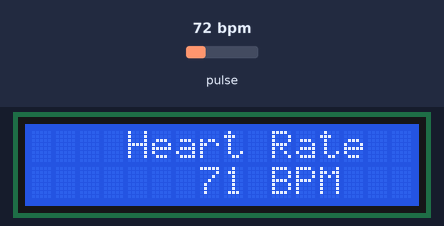
Recording of a sketch running on a simulated Arduino Uno, built with avr-gcc and run on an emulated ATmega328P. On the bench: 16×2 character LCD. The test bench sets the inputs (shaded band); at power-on: pulse 72 bpm. What the sketch prints to the serial monitor is not drawn.

Above: at 1.2 s.
1.3 s: pulse set to 100 bpm
At 3.4 s:
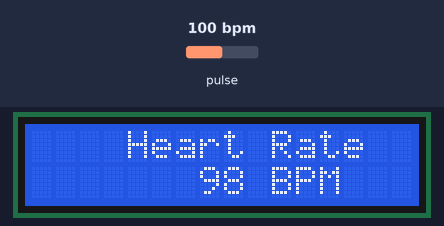
3.5 s: pulse set to 42 bpm
At 5.9 s:
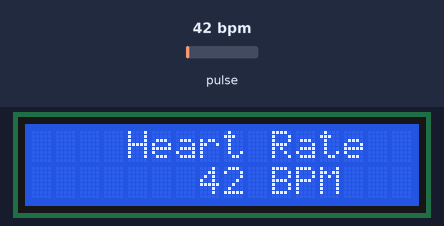
6.2 s: pulse set to 158 bpm
At 9.1 s:
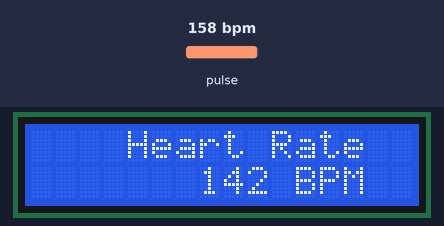
Timing chart, 0 to 10.6 s (numbered marks = the images above; inputs shaded):
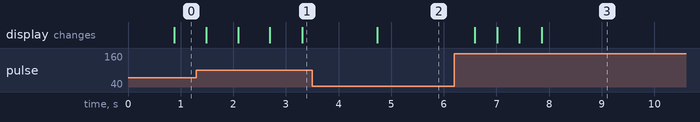

The sketch:

heart_beat_sensor_IOT.ino
```cpp
/*
  Optical Heart Rate Detection (PBA Algorithm) using the MAX30105 Breakout
  By: Nathan Seidle @ SparkFun Electronics
  Date: October 2nd, 2016
  https://github.com/sparkfun/MAX30105_Breakout

  This is a demo to show the reading of heart rate or beats per minute (BPM) using
  a Penpheral Beat Amplitude (PBA) algorithm.

  It is best to attach the sensor to your finger using a rubber band or other tightening
  device. Humans are generally bad at applying constant pressure to a thing. When you
  press your finger against the sensor it varies enough to cause the blood in your
  finger to flow differently which causes the sensor readings to go wonky.

  Hardware Connections (Breakoutboard to Arduino):
  -5V = 5V (3.3V is allowed)
  -GND = GND
  -SDA = A4 (or SDA)
  -SCL = A5 (or SCL)
  -INT = Not connected

  The MAX30105 Breakout can handle 5V or 3.3V I2C logic. We recommend powering the board with 5V
  but it will also run at 3.3V.
*/

#include <Wire.h>
#include "MAX30105.h"
#include <LiquidCrystal_I2C.h>

#include "heartRate.h"

MAX30105 particleSensor;
LiquidCrystal_I2C lcd(0x27, 16, 2);  // set the LCD address to 0x27 for a 16 chars and 2 line display

const byte RATE_SIZE = 4;  //Increase this for more averaging. 4 is good.
byte rates[RATE_SIZE];     //Array of heart rates
byte rateSpot = 0;
long lastBeat = 0;  //Time at which the last beat occurred

float beatsPerMinute;
int beatAvg;

void setup() {
  lcd.init();
  lcd.backlight();
  Serial.begin(115200);
  Serial.println("Initializing...");

  // Initialize sensor
  if (!particleSensor.begin(Wire, I2C_SPEED_FAST))  //Use default I2C port, 400kHz speed
  {
    Serial.println("MAX30105 was not found. Please check wiring/power. ");

    while (1)
      ;
  }
  Serial.println("Place your index finger on the sensor with steady pressure.");

  particleSensor.setup();                     //Configure sensor with default settings
  particleSensor.setPulseAmplitudeRed(0x0A);  //Turn Red LED to low to indicate sensor is running
  particleSensor.setPulseAmplitudeGreen(0);   //Turn off Green LED
}

void loop() {
  long irValue = particleSensor.getIR();

  if (checkForBeat(irValue) == true) {
    //We sensed a beat!
    long delta = millis() - lastBeat;
    lastBeat = millis();

    beatsPerMinute = 60 / (delta / 1000.0);

    if (beatsPerMinute < 255 && beatsPerMinute > 20) {
      rates[rateSpot++] = (byte)beatsPerMinute;  //Store this reading in the array
      rateSpot %= RATE_SIZE;                     //Wrap variable

      //Take average of readings
      beatAvg = 0;
      for (byte x = 0; x < RATE_SIZE; x++)
        beatAvg += rates[x];
      beatAvg /= RATE_SIZE;
    }
  }

  // Serial.print("IR=");
  // Serial.print(irValue);
  // Serial.print(", BPM=");
  // Serial.print(beatsPerMinute);
  // Serial.print(", Avg BPM=");
  // Serial.print(beatAvg);


  if (irValue < 7000) {
    lcd.setCursor(0, 0);
    lcd.println(" No Heart Beat  ");
    lcd.setCursor(0, 1);
    lcd.println("    Detected    ");
  } else {
    lcd.setCursor(0, 0);
    lcd.print("    Heart Rate    ");
    lcd.setCursor(0, 1);
    lcd.print("       ");
    lcd.print(beatsPerMinute, 0);
    lcd.print(" BPM      ");
  }


  // Serial.println();
}
```

License.ino
```cpp
// (licence header left out)

```

Measured:
- after the input at 1.3 s, the display: first changes after 0.18 s (image 1 shows a later state)
- after the input at 3.5 s, the display: changes after 1.2 s (image 2)
- after the input at 6.2 s, the display: first changes after 0.39 s (image 3 shows a later state)
